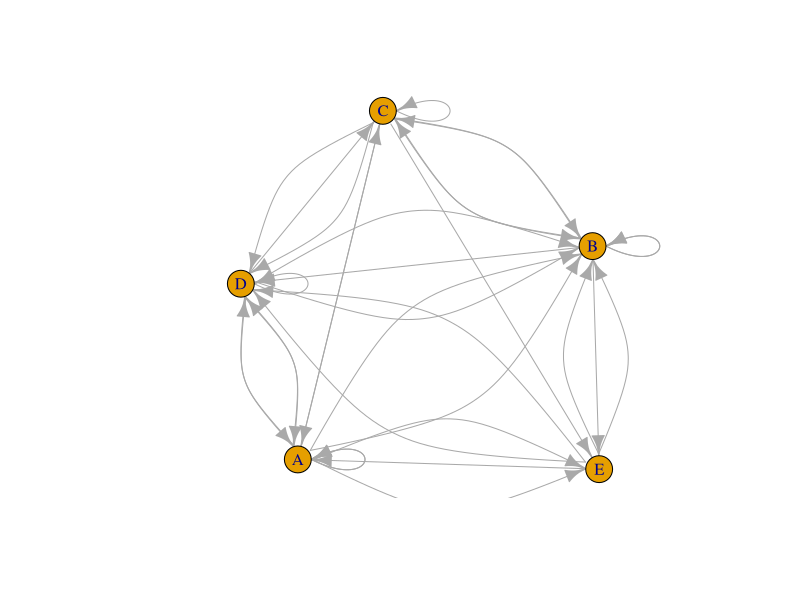

The R source for this figure:
## ---- chunk 1
knitr::opts_chunk$set(echo = TRUE)
## ---- chunk 2
library(igraph)
set.seed(10)
## ---- chunk 3
data <- matrix(sample(x = 0:2, size = 25, replace = T), nrow = 5)
rownames(data) <- LETTERS[1:5];colnames(data) <- LETTERS[1:5]
## ---- chunk 4
network <- graph_from_adjacency_matrix(data)
plot(network)
